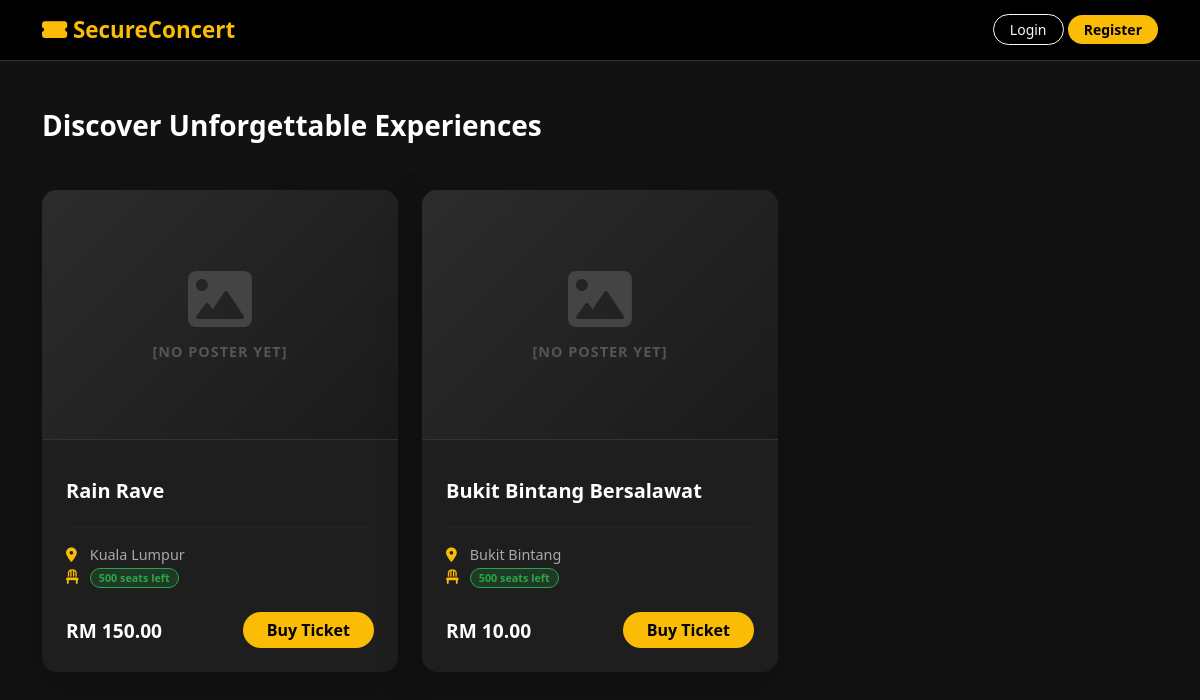
The app's page /, older data.
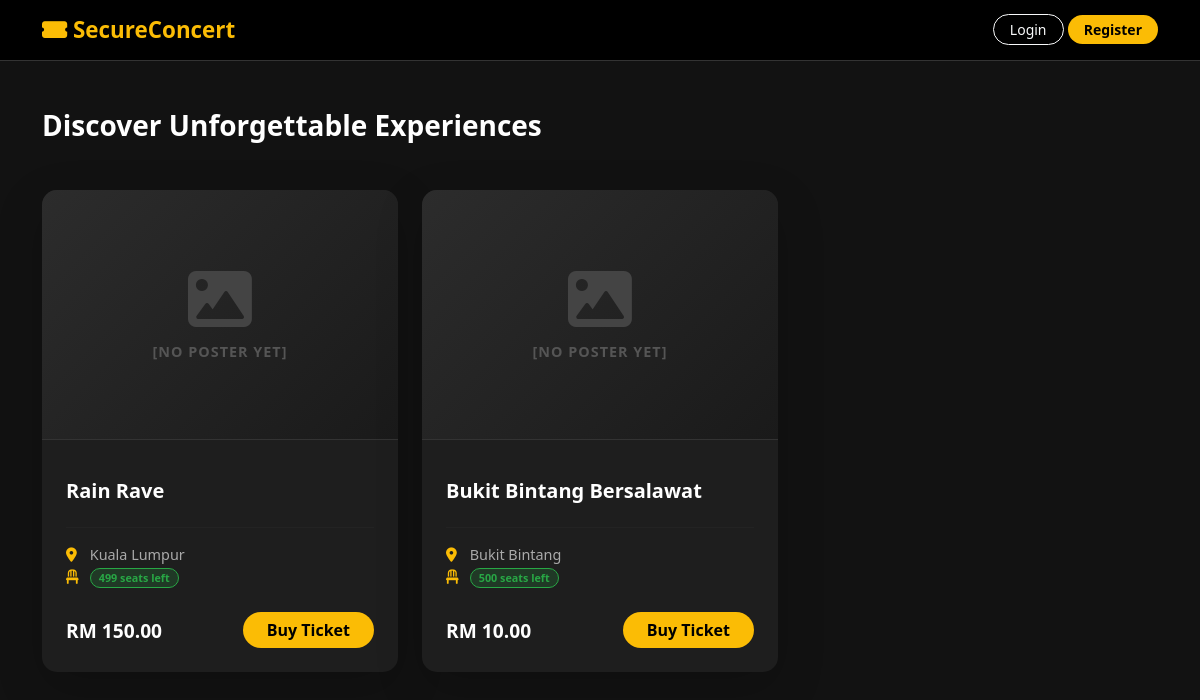
The same page, newer data.
### booking/models.py (models this page shows, shortened)
class Concert(models.Model):
    name = models.CharField(max_length=200)
    date = models.DateTimeField()
    venue = models.CharField(max_length=200)
    available_tickets = models.IntegerField()
    price = models.DecimalField(max_digits=6, decimal_places=2)
    poster = models.ImageField(upload_to='posters/', null=True, blank=True)

### booking/views.py (the view)
# urls.py: path('', views.concert_list, name='concert_list'),
def concert_list(request):
    concerts = Concert.objects.all()
    return render(request, 'booking/concert_list.html', {'concerts': concerts})

### booking/templates/booking/concert_list.html (shortened to what this page needs)
<!DOCTYPE html>
<html lang="en" data-bs-theme="dark">
<head>
    <link href="https://cdn.jsdelivr.net/npm/bootstrap@5.3.0/dist/css/bootstrap.min.css" rel="stylesheet">
    <link href="https://cdnjs.cloudflare.com/ajax/libs/font-awesome/6.0.0/css/all.min.css" rel="stylesheet">
</head>
<body>
    <nav class="navbar navbar-dark navbar-custom mb-5">
        <div class="container">
            <a class="navbar-brand navbar-brand-custom" href="{% url 'concert_list' %}">
                <i class="fas fa-ticket-alt"></i> SecureConcert
            </a>
            <div>
                {% if user.is_authenticated %}
                    <span class="text-light me-3">Hi, <strong>{{ user.username }}!</strong></span>
                    <a href="{% url 'logout' %}" class="btn btn-outline-danger btn-sm rounded-pill px-3">Logout</a>
                {% else %}
                    <a href="{% url 'login' %}" class="btn btn-outline-light btn-sm rounded-pill px-3">Login</a>
                    <a href="{% url 'register' %}" class="btn btn-gold btn-sm rounded-pill px-3">Register</a>
                {% endif %}
            </div>
        </div>
    </nav>
    <div class="container">
        <h3 class="mb-5 text-white fw-bold">Discover Unforgettable Experiences</h3>
        <div class="row">
            {% for concert in concerts %}
            <div class="col-md-4 mb-4">
                <div class="card card-custom shadow-lg h-100">
                    {% if concert.poster %}
                        <img src="{{ concert.poster.url }}" class="card-img-top" alt="{{ concert.name }}" style="height: 250px; object-fit: cover; border-top-left-radius: 15px; border-top-right-radius: 15px;">
                    {% else %}
                        <div class="poster-placeholder">
                            <i class="fas fa-image"></i>
                            <span>[No Poster Yet]</span>
                        </div>
                    {% endif %}
                    <div class="card-body d-flex flex-column p-4">
                        <h5 class="card-title concert-title">{{ concert.name }}</h5>
                        <hr style="border-color: #333;">
                        <p class="card-text concert-details mb-4">
                            <i class="fas fa-map-marker-alt"></i> {{ concert.venue }}<br>
                            <i class="fas fa-chair"></i> <span class="badge badge-tickets rounded-pill px-2">{{ concert.available_tickets }} seats left</span>
                        </p>
                        <div class="mt-auto d-flex justify-content-between align-items-center">
                            <h5 class="mb-0 price-tag">RM {{ concert.price }}</h5>
                            <a href="{% url 'book_ticket' concert.id %}" class="btn btn-gold px-4 rounded-pill">Buy Ticket</a>
                        </div>
                    </div>
                </div>
            </div>
            {% endfor %}
        </div>
    </div>
</body>
</html>

Row changes from the older to the newer data that the page shows:
changed Concert "Rain Rave": available_tickets "500" → "499"
